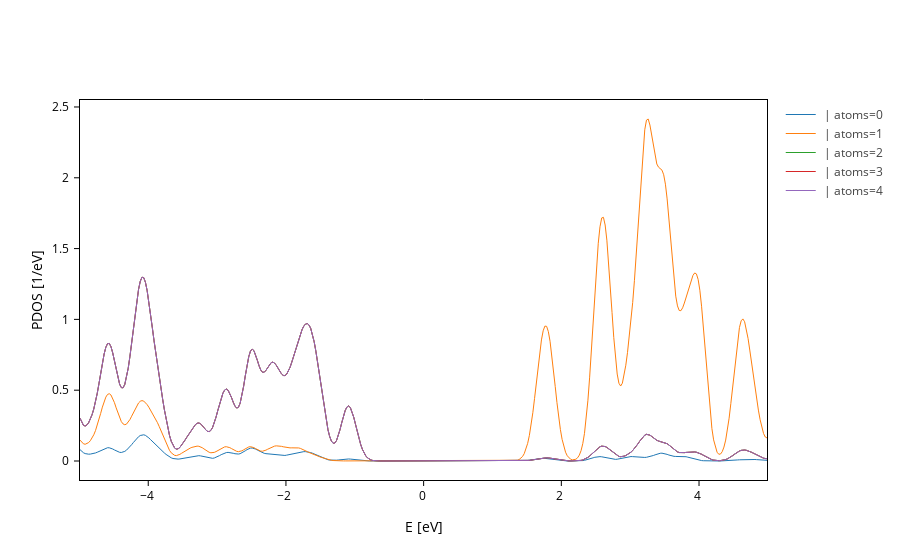

This figure's notebook cell:
### Markdown cell above
By default, it splits on the different species, but you can use the `on` argument to change that.

### Code cell
plot.split_DOS(on="atoms")

### Figure 1 — Plotly figure (JSON) as saved in the notebook; plotly's stock layout.template omitted (floating-point values rounded to 4 significant figures; data arrays with more than 128 entries replaced by an {"elided": "..."} marker saying what was removed)
{"data": [{"line": {"width": 1.0}, "meta": {}, "mode": "lines", "name": " | atoms=0", "type": "scatter", "x": {"elided": "400 float values"}, "y": {"elided": "400 float values"}}, {"line": {"width": 1.0}, "meta": {}, "mode": "lines", "name": " | atoms=1", "type": "scatter", "x": {"elided": "400 float values"}, "y": {"elided": "400 float values"}}, {"line": {"width": 1.0}, "meta": {}, "mode": "lines", "name": " | atoms=2", "type": "scatter", "x": {"elided": "400 float values"}, "y": {"elided": "400 float values"}}, {"line": {"width": 1.0}, "meta": {}, "mode": "lines", "name": " | atoms=3", "type": "scatter", "x": {"elided": "400 float values"}, "y": {"elided": "400 float values"}}, {"line": {"width": 1.0}, "meta": {}, "mode": "lines", "name": " | atoms=4", "type": "scatter", "x": {"elided": "400 float values"}, "y": {"elided": "400 float values"}}], "layout": {"scene": {"xaxis": {"title": {"text": "E [eV]"}}, "yaxis": {"title": {"text": "PDOS [1/eV]"}}}, "xaxis": {"title": {"text": "E [eV]"}}, "yaxis": {"title": {"text": "PDOS [1/eV]"}}}}
